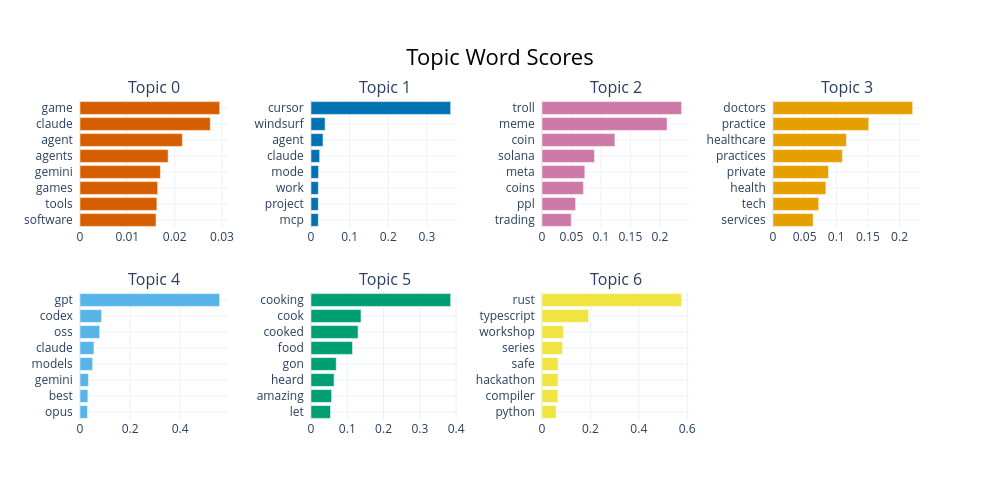

The code cell stored with this chart in its notebook:
### Code cell
# Top words per topic dengan c-TF-IDF weights
fig = model.visualize_barchart(top_n_topics=min(NUM_TOPICS, 12), n_words=8)
fig.show()

### Figure 1 — Plotly figure (JSON) as saved in the notebook; plotly's stock layout.template omitted (floating-point values rounded to 4 significant figures)
{"data": [{"marker": {"color": "#D55E00"}, "orientation": "h", "type": "bar", "x": [0.01605, 0.01624, 0.0164, 0.01698, 0.01862, 0.02162, 0.02752, 0.0295], "xaxis": "x", "y": ["software  ", "tools  ", "games  ", "gemini  ", "agents  ", "agent  ", "claude  ", "game  "], "yaxis": "y"}, {"marker": {"color": "#0072B2"}, "orientation": "h", "type": "bar", "x": [0.01892, 0.01893, 0.01908, 0.01967, 0.02237, 0.03098, 0.03637, 0.3613], "xaxis": "x2", "y": ["mcp  ", "project  ", "work  ", "mode  ", "claude  ", "agent  ", "windsurf  ", "cursor  "], "yaxis": "y2"}, {"marker": {"color": "#CC79A7"}, "orientation": "h", "type": "bar", "x": [0.04955, 0.05702, 0.07021, 0.07268, 0.08903, 0.1237, 0.2123, 0.237], "xaxis": "x3", "y": ["trading  ", "ppl  ", "coins  ", "meta  ", "solana  ", "coin  ", "meme  ", "troll  "], "yaxis": "y3"}, {"marker": {"color": "#E69F00"}, "orientation": "h", "type": "bar", "x": [0.0634, 0.07225, 0.08364, 0.08771, 0.1097, 0.116, 0.1513, 0.2207], "xaxis": "x4", "y": ["services  ", "tech  ", "health  ", "private  ", "practices  ", "healthcare  ", "practice  ", "doctors  "], "yaxis": "y4"}, {"marker": {"color": "#56B4E9"}, "orientation": "h", "type": "bar", "x": [0.02976, 0.03143, 0.03356, 0.05036, 0.05569, 0.0786, 0.08603, 0.5575], "xaxis": "x5", "y": ["opus  ", "best  ", "gemini  ", "models  ", "claude  ", "oss  ", "codex  ", "gpt  "], "yaxis": "y5"}, {"marker": {"color": "#009E73"}, "orientation": "h", "type": "bar", "x": [0.05371, 0.0569, 0.0636, 0.06963, 0.1143, 0.1297, 0.1378, 0.3849], "xaxis": "x6", "y": ["let  ", "amazing  ", "heard  ", "gon  ", "food  ", "cooked  ", "cook  ", "cooking  "], "yaxis": "y6"}, {"marker": {"color": "#F0E442"}, "orientation": "h", "type": "bar", "x": [0.05827, 0.06538, 0.06631, 0.06641, 0.08519, 0.08872, 0.1928, 0.577], "xaxis": "x7", "y": ["python  ", "compiler  ", "hackathon  ", "safe  ", "series  ", "workshop  ", "typescript  ", "rust  "], "yaxis": "y7"}], "layout": {"annotations": [{"font": {"size": 16}, "showarrow": false, "text": "Topic 0", "x": 0.0875, "xanchor": "center", "xref": "paper", "y": 1, "yanchor": "bottom", "yref": "paper"}, {"font": {"size": 16}, "showarrow": false, "text": "Topic 1", "x": 0.3625, "xanchor": "center", "xref": "paper", "y": 1, "yanchor": "bottom", "yref": "paper"}, {"font": {"size": 16}, "showarrow": false, "text": "Topic 2", "x": 0.6375, "xanchor": "center", "xref": "paper", "y": 1, "yanchor": "bottom", "yref": "paper"}, {"font": {"size": 16}, "showarrow": false, "text": "Topic 3", "x": 0.9125, "xanchor": "center", "xref": "paper", "y": 1, "yanchor": "bottom", "yref": "paper"}, {"font": {"size": 16}, "showarrow": false, "text": "Topic 4", "x": 0.0875, "xanchor": "center", "xref": "paper", "y": 0.4, "yanchor": "bottom", "yref": "paper"}, {"font": {"size": 16}, "showarrow": false, "text": "Topic 5", "x": 0.3625, "xanchor": "center", "xref": "paper", "y": 0.4, "yanchor": "bottom", "yref": "paper"}, {"font": {"size": 16}, "showarrow": false, "text": "Topic 6", "x": 0.6375, "xanchor": "center", "xref": "paper", "y": 0.4, "yanchor": "bottom", "yref": "paper"}], "height": 500, "hoverlabel": {"bgcolor": "white", "font": {"family": "Rockwell", "size": 16}}, "showlegend": false, "title": {"font": {"color": "Black", "size": 22}, "text": "Topic Word Scores", "x": 0.5, "xanchor": "center", "yanchor": "top"}, "width": 1000, "xaxis": {"anchor": "y", "domain": [0, 0.175], "showgrid": true}, "xaxis2": {"anchor": "y2", "domain": [0.275, 0.45], "showgrid": true}, "xaxis3": {"anchor": "y3", "domain": [0.55, 0.725], "showgrid": true}, "xaxis4": {"anchor": "y4", "domain": [0.825, 1], "showgrid": true}, "xaxis5": {"anchor": "y5", "domain": [0, 0.175], "showgrid": true}, "xaxis6": {"anchor": "y6", "domain": [0.275, 0.45], "showgrid": true}, "xaxis7": {"anchor": "y7", "domain": [0.55, 0.725], "showgrid": true}, "xaxis8": {"anchor": "y8", "domain": [0.825, 1], "showgrid": true}, "yaxis": {"anchor": "x", "domain": [0.6, 1], "showgrid": true}, "yaxis2": {"anchor": "x2", "domain": [0.6, 1], "showgrid": true}, "yaxis3": {"anchor": "x3", "domain": [0.6, 1], "showgrid": true}, "yaxis4": {"anchor": "x4", "domain": [0.6, 1], "showgrid": true}, "yaxis5": {"anchor": "x5", "domain": [0, 0.4], "showgrid": true}, "yaxis6": {"anchor": "x6", "domain": [0, 0.4], "showgrid": true}, "yaxis7": {"anchor": "x7", "domain": [0, 0.4], "showgrid": true}, "yaxis8": {"anchor": "x8", "domain": [0, 0.4], "showgrid": true}}}
